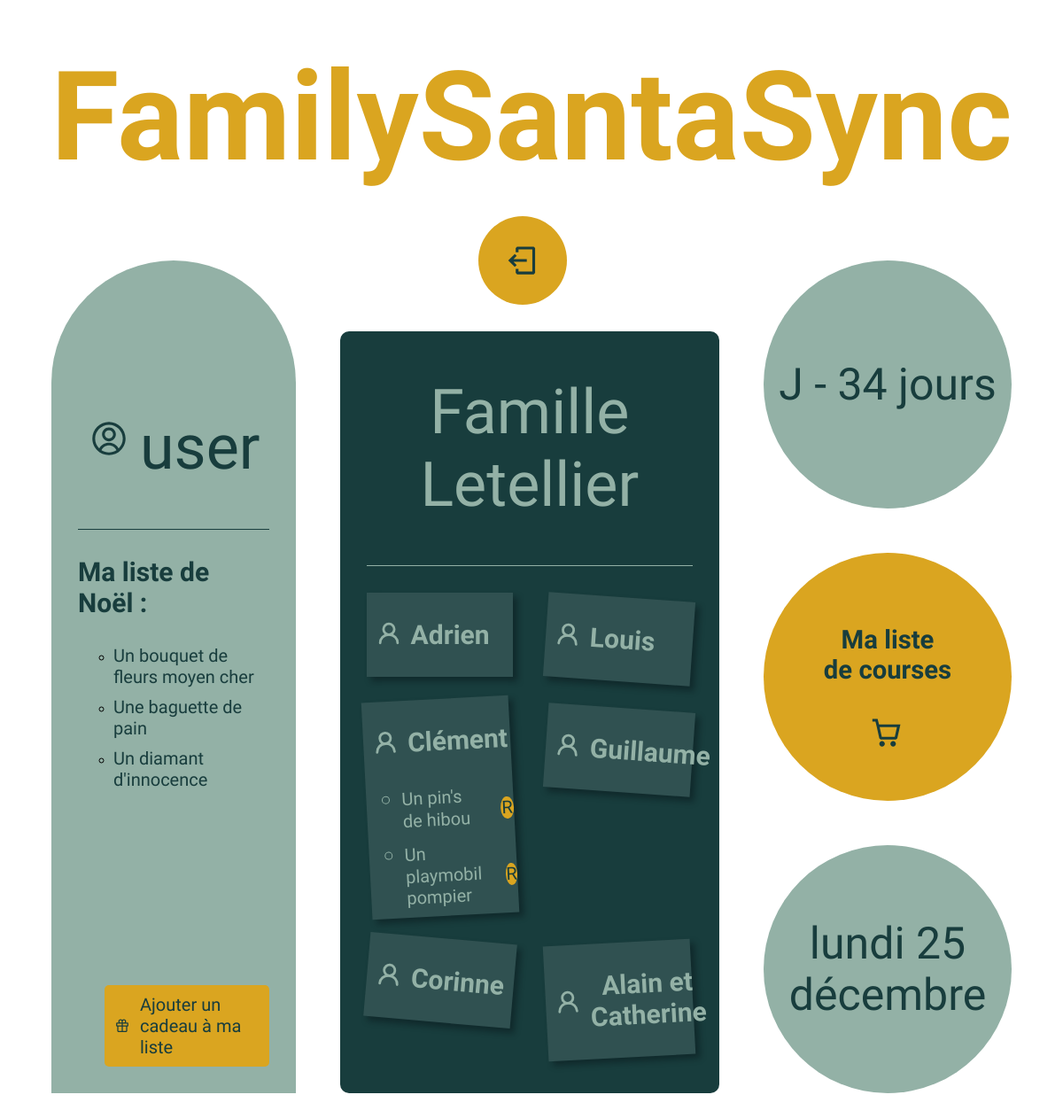
Page /home/1 on the earlier database version.
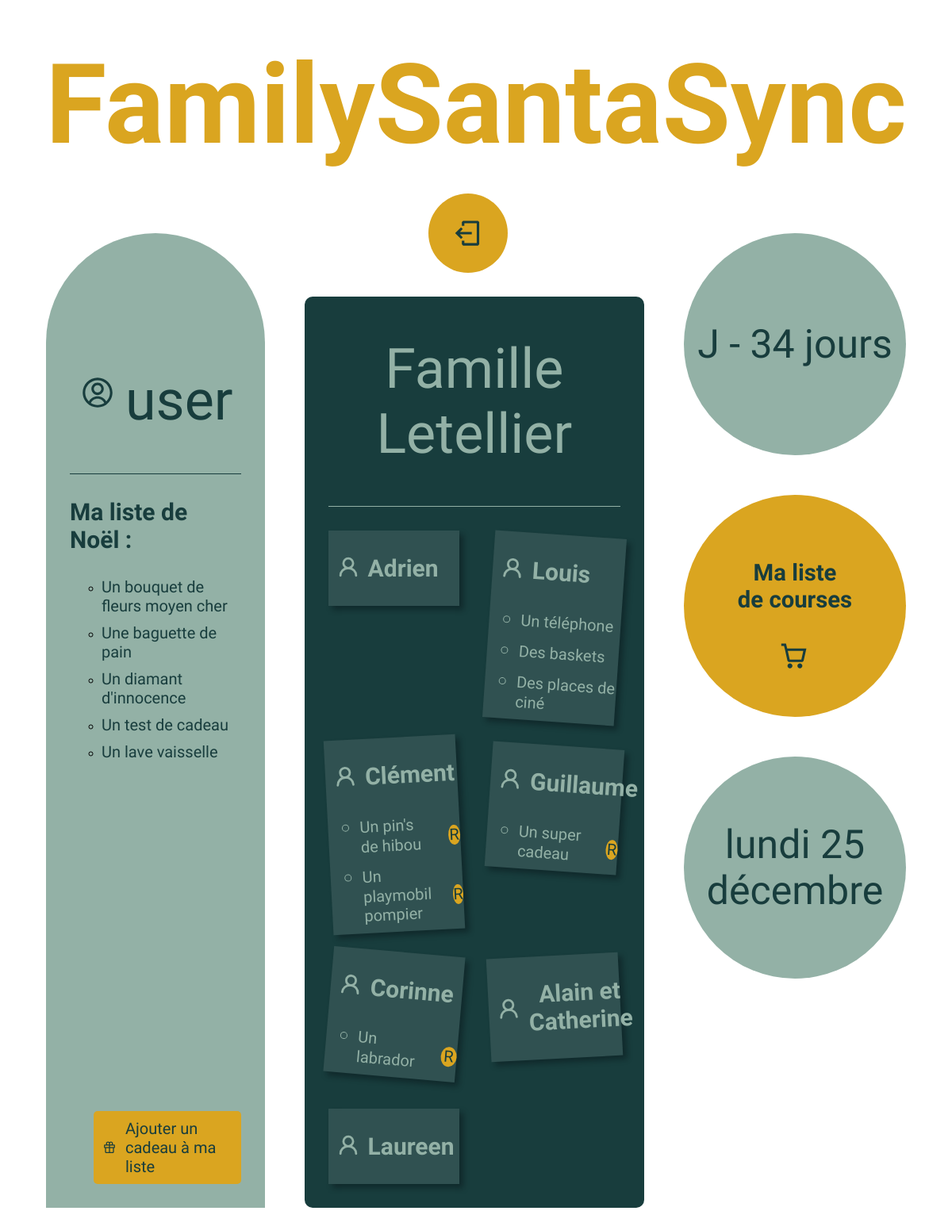
Same page on the later database version.
### presents/models.py (models this page shows, shortened)
class Gift(models.Model):
    PRICES = (
        ('PRICE1', 'Moins de 40 €'),
        ('PRICE2', 'Entre 40 et 100 €'),
        ('PRICE3', 'Plus de 100€')
    )
    id = models.AutoField(primary_key=True)
    member = models.ForeignKey(Member, on_delete=models.CASCADE)
    family = models.ForeignKey(Family, on_delete=models.CASCADE)
    name = models.CharField(max_length=100)
    link = models.URLField(null=True, blank=True)
    price = models.CharField(choices=PRICES, max_length=20)

### authentication/models.py (models this page shows)
class Family(models.Model):
    id = models.AutoField(primary_key=True)
    name = models.CharField(max_length=100)
    password = models.CharField(max_length=100)
    def __str__(self):
        return self.name

class Member(models.Model):
    id = models.AutoField(primary_key=True)
    name = models.CharField(max_length=100)
    family = models.ForeignKey(Family, on_delete=models.CASCADE)
    def __str__(self):
        return self.name

### presents/views.py (the view)
# urls.py: 2. Add a URL to urlpatterns:  path('', views.home, name='home')
def home(request, member_id):
    family_name = Member.objects.get(id=member_id).family
    family_id = Member.objects.get(id=member_id).family_id
    my_presents = Gift.objects.filter(member=member_id)
    family_presents = Gift.objects.filter(family=family_name).select_related('member')
    family_members = Member.objects.filter(family_id=family_name).exclude(id=member_id)
    purchases = Purchase.objects.all()
    reserved_gifts = {purchase.gift_id: True for purchase in purchases}
    for present in family_presents:
        present.is_reserved = reserved_gifts.get(present.id, False)
    member = get_object_or_404(Member, id=member_id)
    family = get_object_or_404(Family, id=family_id)
    if request.method == 'POST':
        add_present_form = forms.AddGiftForm(request.POST)
        if add_present_form.is_valid():
            gift = add_present_form.save(commit=False)
            gift.member = member
            gift.family = family
            gift.save()
            return redirect("home", member_id)
        else:
            message = "Erreur dans le formulaire. Veuillez vérifier les données saisies."
    else:
        add_present_form = forms.AddGiftForm()
        message = ""
    christmas_date = datetime(2023, 12, 25)
    now = datetime.now()
    timelaps = christmas_date - now
    return render(request,
                  'home.html',
                  {
                    'my_presents': my_presents,
                    'family_presents': family_presents,
                    'family_members': family_members,
                    'family_name': family_name,
                    'add_present_form': add_present_form,
                    'message':message,
                    'timelaps': timelaps
                  }
                )

### presents/templates/home.html (shortened to what this page needs)
{% extends 'base.html' %}
{% block content %}
<div class="home_page">
    <div class="my_presents">
        <div class="my_presents_content">
            <div class="header_member">
                <img src="../../authentication/static/member.svg"/>
                <p class="id_member">{{ request.session.member|default:"user"}}</p>
            </div>
            <div class="line"></div>
            <h3>Ma liste de Noël : </h3>
            <ul>
                {% for my_present in my_presents %}
                <li><a href="{% url 'present-detail' my_present.id %}">{{my_present.name}}</a></li>
                {% endfor %}
            </ul>
            <a class="yellow_button">
                <div onclick="openPopup()">
                    <img src="../../authentication/static/gift.svg"/>
                    <p>Ajouter un cadeau à ma liste</p>
                </div>
            </a>
        </div>
    </div>
    <div class="family_presents">
        <div class="family_presents_content">
            <p class="id_family">Famille {{family_name}}</p>
            <div class="family_presents_content_center">
                {% for family_member in family_members %}
                <div class="family_member">
                    <div class="header_family">
                        <img src="../../authentication/static/family.svg"/>
                        <h3>{{family_member}}</h3>
                    </div>
                    {% for present in family_presents %}
                    <ul>
                        {% if present.member == family_member %}
                        <div class="a_present_preview">
                            <li><a href="{% url 'present-detail' present.id %}">{{present.name}}</a></li>
                            {% if present.is_reserved %}
                                <div class="is_booked_preview">
                                    <p>R</p>
                                </div>
                            {% endif %}
                        </div>
                        {% endif %}
                    </ul>
                    {% endfor %}
                </div>
                {% endfor %}
            </div>
        </div>
    </div>
    <div class="right_home">
        <div class="countdown">
            <p>J -&nbsp</p>
            <p>{{timelaps.days}} jours</p>
        </div>
        <div class="shopping_list">
            <a href="{% url 'shopping-list' request.session.member_id %}">
                <h3>Ma liste </br>de courses</h3>
                <img src="../../authentication/static/cart.svg"/>
            </a>
        </div>
        <div class="countdown">
            <p>lundi 25 </br>décembre</p>
        </div>
    </div>
</div>
{% endblock content %}

### authentication/templates/base.html (shortened to what this page needs)
{% load static %}
<html>
    <head>
        <link rel="stylesheet" href="{% static 'styles.css' %}" />
    </head>
    <body>
        <h1>FamilySantaSync</h1>
        {% if request.path != '/'%}
            <div class="circle">
                <div>
                    <a href="{% url 'identification' %}"><img src="../../authentication/static/logout.svg"/></a>
                </div>
            </div>
        {% endif %}
        {% block content %}{% endblock content %}
    </body>
</html>

Differences in the rows shown:
added Gift: name "Un test de cadeau"
added Gift: name "Un lave vaisselle"
added Gift: name "Un téléphone", shown under Member "Louis"
added Gift: name "Des baskets", shown under Member "Louis"
added Gift: name "Des places de ciné", shown under Member "Louis"
added Gift: name "Un super cadeau", shows "R", shown under Member "Guillaume"
added Gift: name "Un labrador", shows "R", shown under Member "Corinne"
added Member: name "Laureen"
